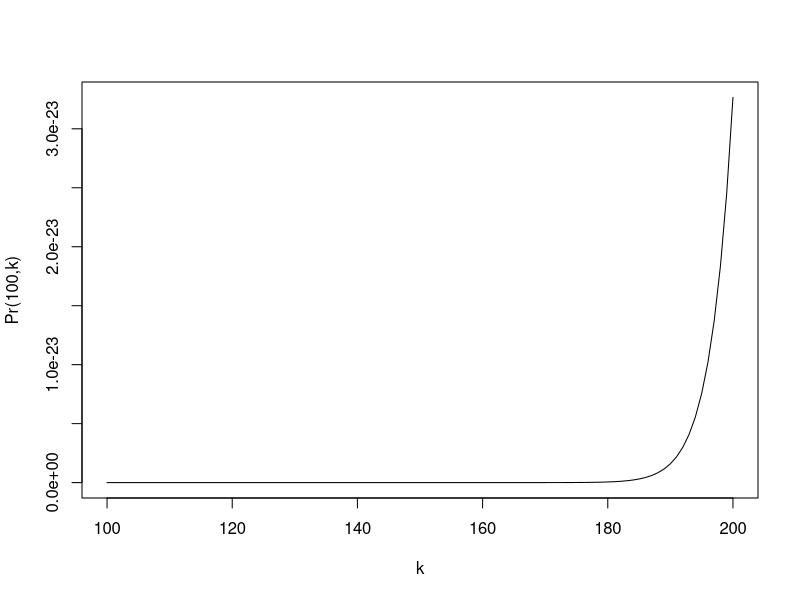
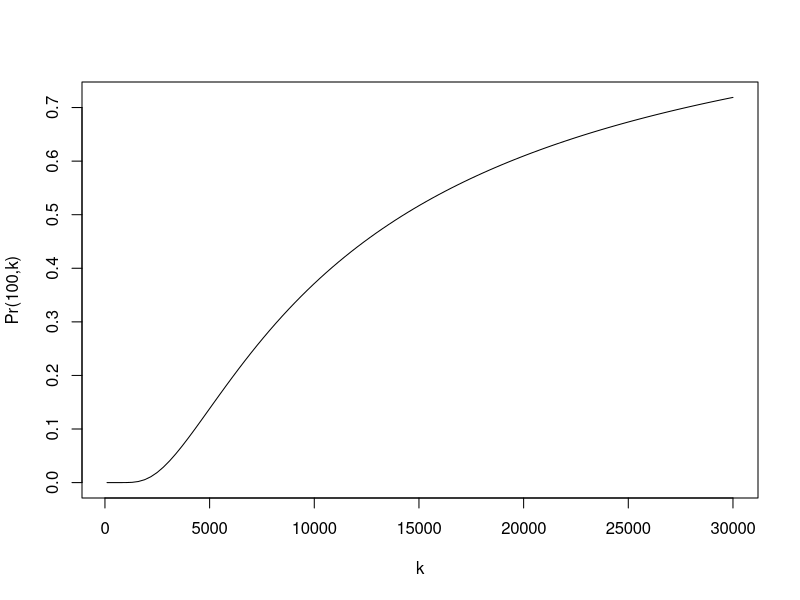
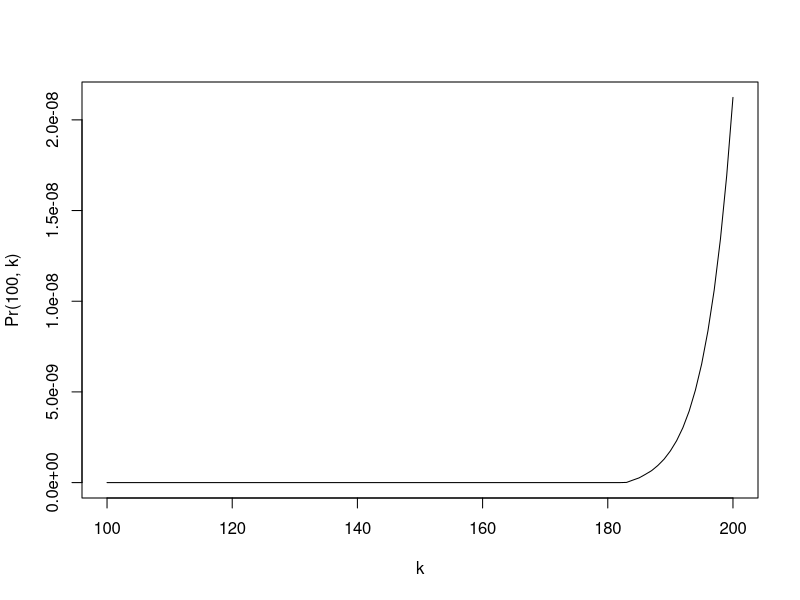
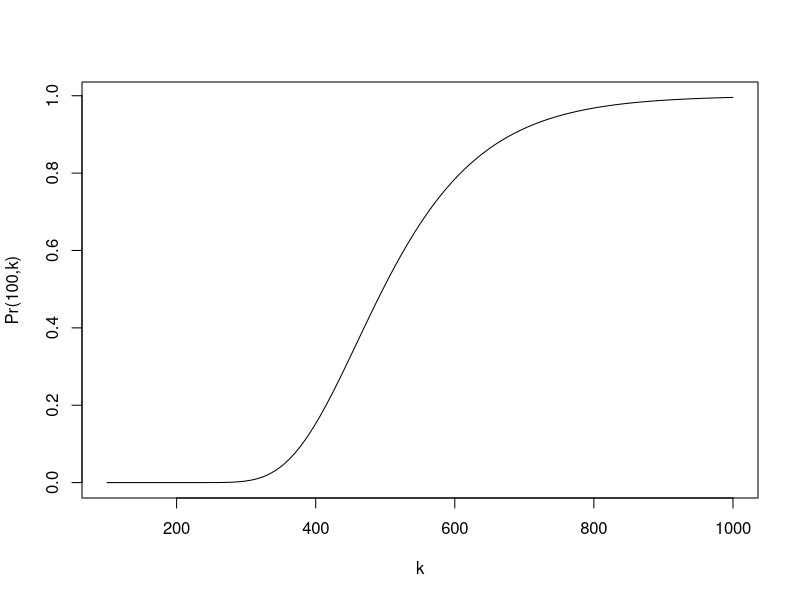
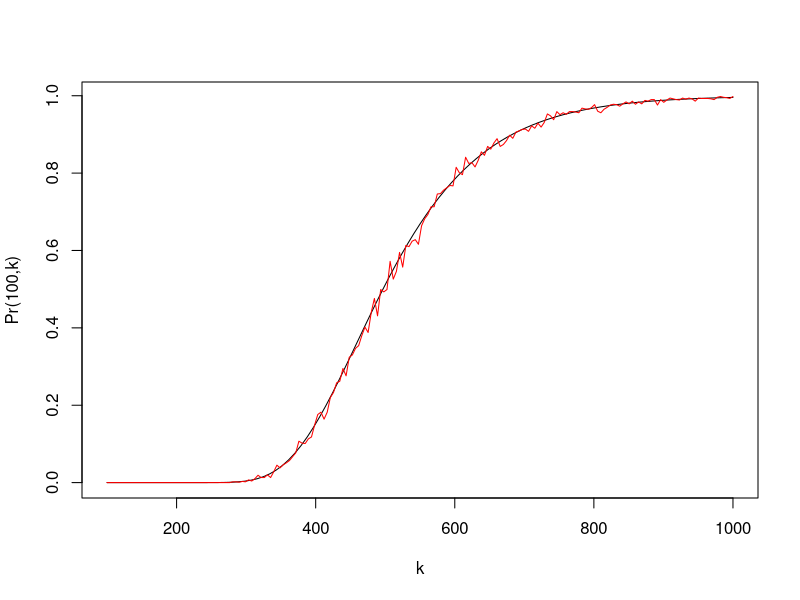

Source code (R) for these figures, in order:
## ---- chunk 1
Pr <- function(k) {
  choose(k-1, 99)/choose(k+99, k)
}
curve(Pr, from = 100, to = 200, xlab = "k", ylab = "Pr(100,k)")
## ---- chunk 2
curve(Pr, from = 100, to = 30000, xlab = "k", ylab = "Pr(100,k)")
## ---- chunk 3
for (k in seq(100, 30000, 1)) {
  if (Pr(k) >= 0.5) {
    print(paste0("It takes ", k, " times for the probability to reach 50%."))
    break
  }
}
## ---- chunk 4
for (k in seq(100, 50000, 1)) {
  if (Pr(k) >= 0.8) {
    print(paste0("It takes ", k, " times for the probability to reach 80%."))
    break
  }
}
## ---- chunk 5
n <- 3
k <- 3
S <- LETTERS[1:n]
sims <- replicate(50000, sample(S, k, replace = TRUE), simplify = FALSE)
(p <- sum(sapply(sims, function(x) length(setdiff(S, x)) == 0))/50000)
## ---- chunk 6
Pr <- function(n, k) {
  out <- vector("numeric", n+1)
  for (j in seq(0, n, 1)) {
    out[j+1] <- (-1)^j * ((n-j)/n)^k * choose(n, j)
  }
  max(0, sum(out))
}
Pr_100 <- function(k) {
  sapply(k, function(k) Pr(100, k))
}
curve(Pr_100, from = 100, to = 200, xlab = "k", ylab = "Pr(100, k)")
## ---- chunk 7
curve(Pr_100, from = 100, to = 1000, xlab = "k", ylab = "Pr(100,k)")
## ---- chunk 8
for (k in seq(100, 1000, 1)) {
  if (Pr_100(k) >= 0.5) {
    print(paste0("It takes ", k, " times for the probability to reach 50%."))
    break
  }
}
## ---- chunk 9
for (k in seq(100, 1000, 1)) {
  if (Pr_100(k) >= 0.8) {
    print(paste0("It takes ", k, " times for the probability to reach 80%."))
    break
  }
}
## ---- chunk 10
Sim <- function(n, k) {
  S <- seq(1, n, 1)
  sims <- replicate(1000, sample(S, k, replace = TRUE), simplify = FALSE)
  sum(sapply(sims, function(x) length(setdiff(S, x)) == 0))/1000
}
Sim_100 <- function(k) {
  sapply(k, function(k) Sim(100, k))
}
curve(Pr_100, from = 100, to = 1000, xlab = "k", ylab = "Pr(100,k)")
curve(Sim_100, from = 100, to = 1000, n = 200, col = "red", add = TRUE)
